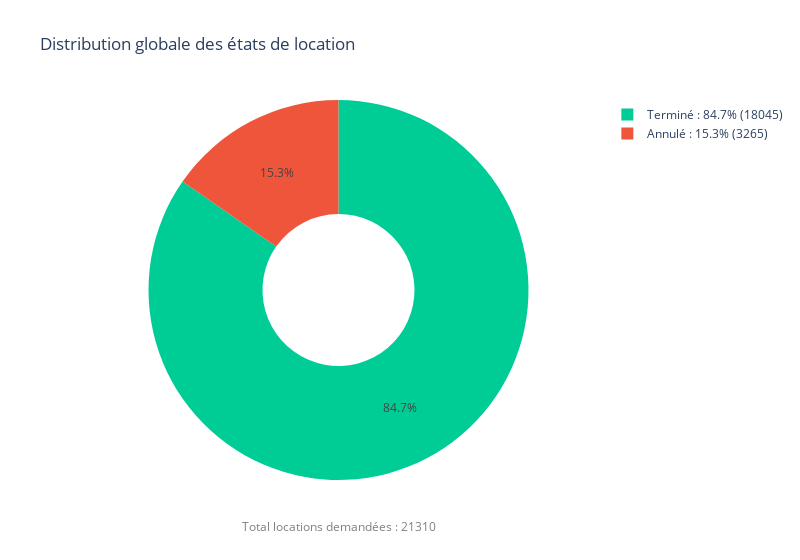

Notebook source saved alongside this figure:
### Markdown cell above
### 3. Impact des retards sur les annulations (état de location = `state`)

### Code cell
# Distribution des états de location

df_state = df_delay.copy()

# Calcul des comptes et proportions
state_counts = df_state['state'].value_counts(normalize=True).reset_index()
state_counts.columns = ['State_Org', 'Proportion']

# Ajout du nombre absolu (Count)
state_counts['Count'] = df_state['state'].value_counts().values

# Traduction et Harmonisation
state_counts['État'] = state_counts['State_Org'].replace({
    "ended": "Terminé", 
    "canceled": "Annulé"
})

# Création du Label combiné
state_counts['Label'] = state_counts.apply(
    lambda row: f"{row['État']} : {row['Proportion']*100:.1f}% ({row['Count']})", 
    axis=1
)

# Graphique
fig_state_dist = px.pie(
    state_counts,
    names='Label',
    values='Proportion',
    title='Distribution globale des états de location',
    color='État',
    color_discrete_map={'Terminé':'#00CC96', 'Annulé':'#ef553b'}, 
    width=800,
    hole=0.4
)

# Note explicative
fig_state_dist.add_annotation(
    text=f"Total locations demandées : {state_counts['Count'].sum()}",
    x=0.5, y=-0.15, showarrow=False,
    font=dict(size=12, color="grey")
)

fig_state_dist.show()

### Figure 1 — Plotly figure (JSON) as saved in the notebook; plotly's stock layout.template omitted (floating-point values rounded to 4 significant figures)
{"data": [{"customdata": [["Terminé"], ["Annulé"]], "domain": {"x": [0, 1], "y": [0, 1]}, "hole": 0.4, "hovertemplate": "Label=%{label}<br>Proportion=%{value}<br>État=%{customdata[0]}<extra></extra>", "labels": ["Terminé : 84.7% (18045)", "Annulé : 15.3% (3265)"], "legendgroup": "", "marker": {"colors": ["#00CC96", "#ef553b"]}, "name": "", "showlegend": true, "type": "pie", "values": [0.8468, 0.1532]}], "layout": {"annotations": [{"font": {"color": "grey", "size": 12}, "showarrow": false, "text": "Total locations demandées : 21310", "x": 0.5, "y": -0.15}], "legend": {"tracegroupgap": 0}, "title": {"text": "Distribution globale des états de location"}, "width": 800}}
